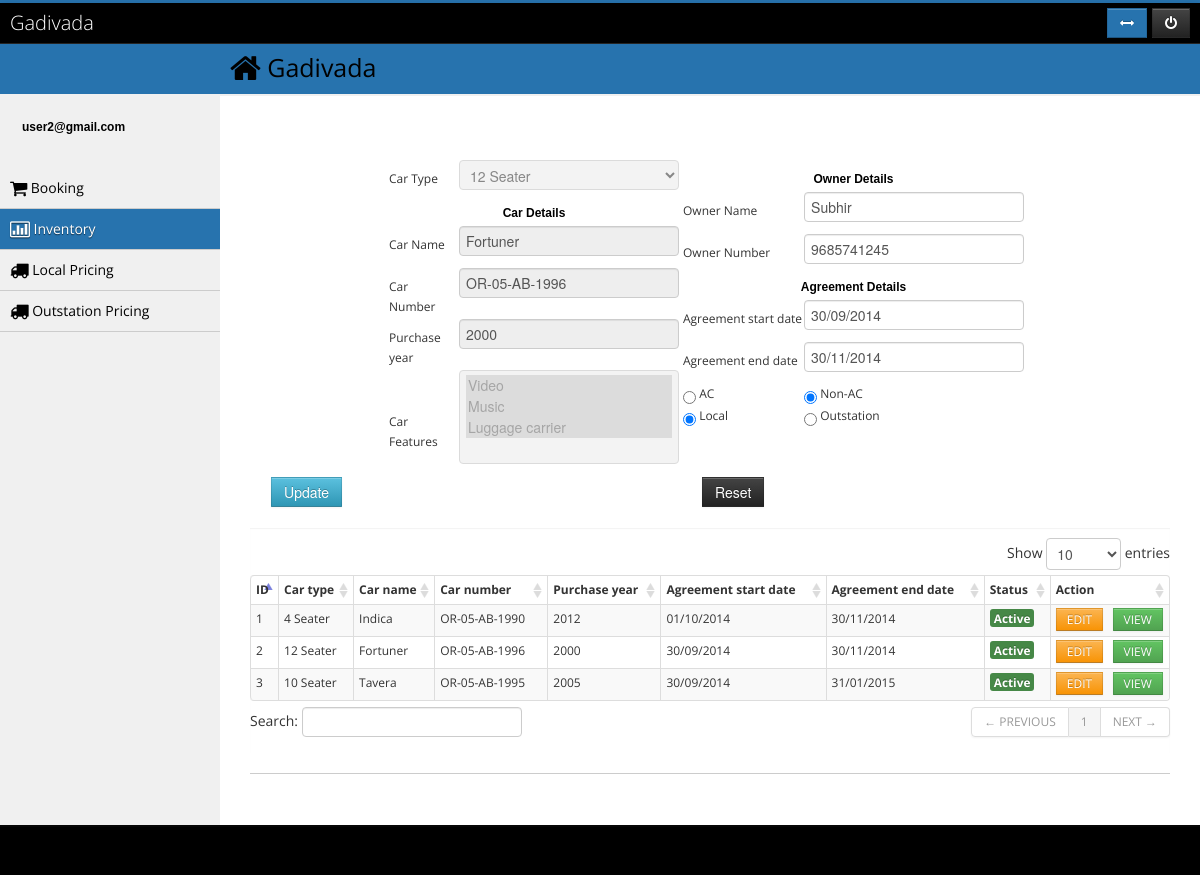
The page /inventory/edit/9 (signed in) on the database as committed earlier.
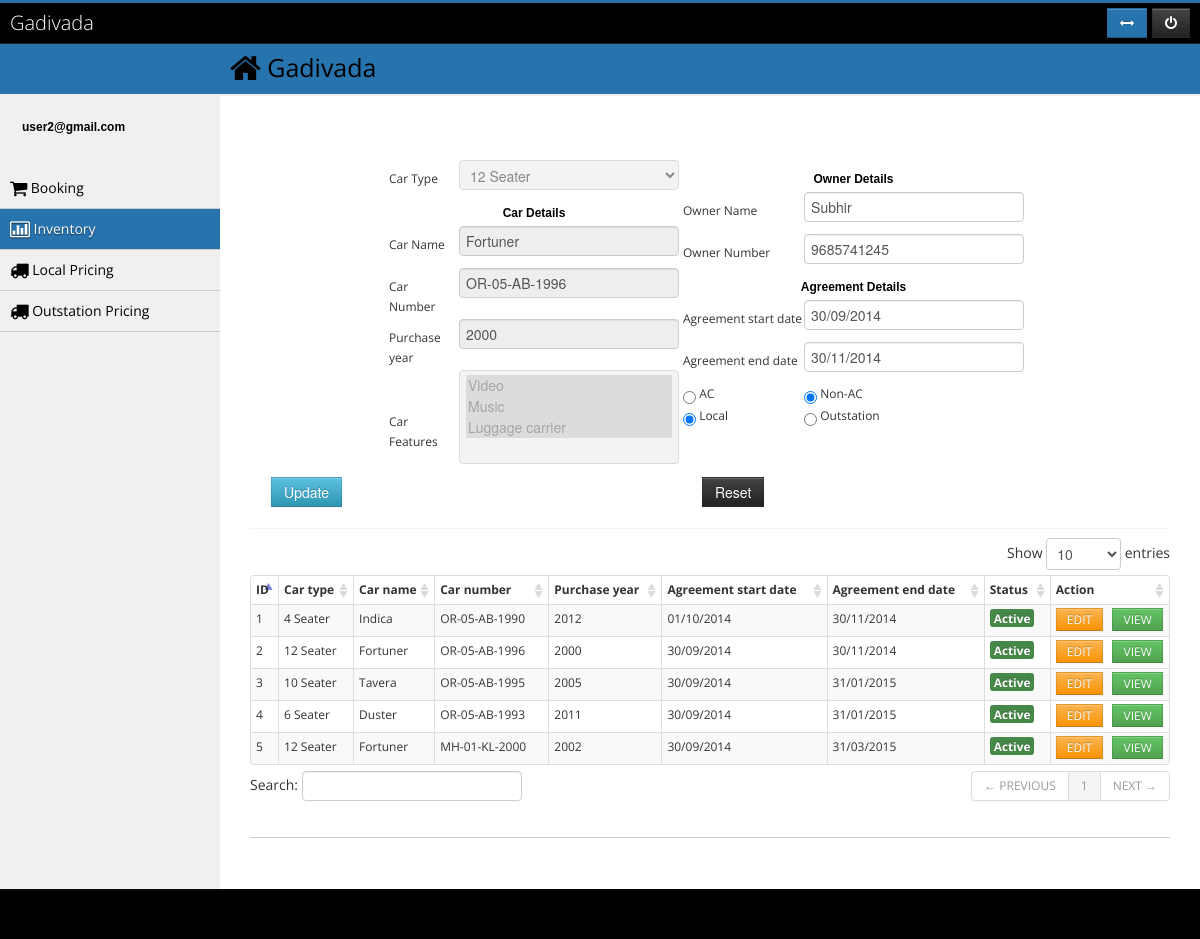
The same page on the database as committed later.
### tables this page shows
CREATE TABLE IF NOT EXISTS `inventory` (
  `ID` int(11) NOT NULL AUTO_INCREMENT,
  `AGENT_ID` int(11) NOT NULL,
  `CAR_TYPE` varchar(100) DEFAULT NULL,
  `CAR_NAME` varchar(100) DEFAULT NULL,
  `CAR_NUMBER` varchar(20) DEFAULT NULL,
  `PURCHASE_YEAR` varchar(20) DEFAULT NULL,
  `CAR_FEATURES` varchar(200) DEFAULT NULL,
  `OWNER_NAME` varchar(100) DEFAULT NULL,
  `OWNER_NUMBER` varchar(100) DEFAULT NULL,
  `AGREEMEST_START_DATE` varchar(50) DEFAULT NULL,
  `AGREEMEST_END_DATE` varchar(50) DEFAULT NULL,
  `AC` int(2) DEFAULT NULL,
  `NON_AC` int(2) DEFAULT NULL,
  `LOCAL` int(2) DEFAULT NULL,
  `OUTSTATION` int(2) DEFAULT NULL,
  `BOOKING_STATUS` bit(1) NOT NULL DEFAULT b'1',
  PRIMARY KEY (`ID`),
  KEY `FK_INVENTORY.AGENT_ID` (`AGENT_ID`)
);

CREATE TABLE IF NOT EXISTS `car_type` (
  `ID` int(11) NOT NULL AUTO_INCREMENT,
  `TYPE_NAME` varchar(100) DEFAULT NULL,
  PRIMARY KEY (`ID`)
);

CREATE TABLE IF NOT EXISTS `car_model` (
  `ID` int(11) NOT NULL AUTO_INCREMENT,
  `TYPE_ID` int(11) NOT NULL DEFAULT '0',
  `MODEL_NAME` varchar(100) NOT NULL,
  PRIMARY KEY (`ID`)
);

### application/controllers/inventory.php (called while the page is built, shortened)
<?php if ( ! defined('BASEPATH')) exit('No direct script access allowed');
class Inventory extends CI_Controller {
	public function __construct()
	{
		$this->load->model('admin_m');
		$this->load->model('city_m');
		$this->load->model('inventory_m');
		$this->load->model('car_type_m');
	}
	public function edit($id)
	{
		$data['edtyp'] = 'Update';
		$data['result'] = $this->inventory_m->get_all_data();
		$data['inventory'] = 'active';
		$data['feature'] = $this->admin_m->get_all_feature();
		$data['car_type'] = $this->car_type_m->get_all_car_type();
		$data['info'] = $this->inventory_m->get_inventory_details($id);
		$this->load->view('inventory',$data);
	}
}

### index.php (called while the page is built, shortened)
<?php
require_once BASEPATH.'core/CodeIgniter.php';

### application/models/inventory_m.php (called while the page is built, shortened)
<?php
Class Inventory_m extends CI_Model{
	function get_all_data()
	{
		$id = $this->session->userdata('id');
		$query = $this->db->query("SELECT DISTINCT inventory.*, IF(STR_TO_DATE(AGREEMEST_END_DATE, '%d/%m/%Y') < NOW(), TRUE, FALSE) AS ISEXPIRED,TYPE_NAME,MODEL_NAME FROM inventory
join car_type ON car_type.ID = inventory.CAR_TYPE
join car_model ON car_model.ID = inventory.CAR_NAME WHERE AGENT_ID = $id");
		return $query->result();
	}
	function get_inventory_details($id)
	{
		$AGENT_ID = $this->session->userdata('id');
			$query = $this->db->query("SELECT DISTINCT inventory.*,TYPE_NAME,MODEL_NAME FROM inventory
join car_type ON car_type.ID = inventory.CAR_TYPE
join car_model ON car_model.ID = inventory.CAR_NAME WHERE AGENT_ID = $AGENT_ID AND inventory.ID = $id ");
		return $query->row();
	}
}
?>

### application/views/inventory.php (the view, shortened to what the changed rows need)
<?php if(isset($edtyp))$butlabel = 'Update'; else $butlabel = 'Submit';
	   if($butlabel == 'Submit')$action ='add' ; else $action='update';?>
<?php
$id = 0;
$MODEL_NAME = '';
$CAR_NUMBER = '';
$PURCHASE_YEAR = '';
$OWNER_NAME = '';
$OWNER_NUMBER = '';
$AGREEMEST_START_DATE = '';
$AGREEMEST_END_DATE='';
$AC = 0;
$NON_AC = 0;
$LOCAL = 0;
$OUTSTATION = 0;
$car_model_id=0;
$readonly = '';
if(isset($info) && !empty($info))
{
	foreach($info as $in)
	{
		$id = $info->ID;
		$MODEL_NAME = $info->MODEL_NAME;
		$CAR_NUMBER = $info->CAR_NUMBER;
		$PURCHASE_YEAR = $info->PURCHASE_YEAR;
		$OWNER_NAME = $info->OWNER_NAME;
		$OWNER_NUMBER = $info->OWNER_NUMBER;
		$AGREEMEST_START_DATE = $info->AGREEMEST_START_DATE;
		$AGREEMEST_END_DATE = $info->AGREEMEST_END_DATE;
		$AC = $info->AC;
		$NON_AC = $info->NON_AC;
		$LOCAL = $info->LOCAL;
		$OUTSTATION = $info->OUTSTATION;
		$readonly = 'readonly';
	}
}?>
		<form name="inventory" id="inventory" method="POST" action="<?php echo base_url()?>inventory/show/<?php echo $action.'/'.$id; ?>">
			<table width="100%">
				<tr>																												<td style="padding-left: 15%">
						<table>
						<tr>
							<th colspan="2"><h5>Car Details</h5></th>
						</tr>
						<tr>
							<td>
							<?php if(isset($edtyp))
							{
								echo "<input type='text' readonly='true' value='".$MODEL_NAME."'>";
							}
							else
							{
								$js ='id="car_name" '.$readonly.' ';
								echo form_dropdown('car_name',array(0=>'--'),$car_model_id,$js);
							}
							?>
							</td>
						</tr>
						<tr>
							<td><input <?php echo $readonly ?>  required type="text" value="<?php echo $CAR_NUMBER ?>"
							name="car_no"  maxlength="20"/></td>
						</tr>
						<tr>
							<td><input <?php echo $readonly ?> required type="text" value="<?php echo $PURCHASE_YEAR?>"
							name="year"  maxlength="4"/></td>
						</tr>
					</table>
					</td>
					<td>
						<table>
						<tr>
							<th colspan="2"><h5>Owner Details</h5></th>
						</tr>
						<tr>
							<td><input type="text" required name="owner_name" value="<?php echo $OWNER_NAME?>"
							maxlength="30"/></td>
						</tr>
						<tr>
							<td><input type="text" required name="owner_no" value="<?php echo $OWNER_NUMBER?>"
							 maxlength="12"/></td>
						</tr>
						<tr>
							<th colspan="2"><h5>Agreement Details</h5></th>
						</tr>
						<tr>
							<td>
							<input type="text" name="agg_start" required value="<?php echo $AGREEMEST_START_DATE?>" id="start"/>
							</td>
						</tr>
						<tr>
							<td>
							<input type="text" name="agg_end" required value="<?php echo $AGREEMEST_END_DATE?>" id="end"/>
							</td>
						</tr>
						<tr>
							<td><input required <?php if($AC == '1') echo 'checked= "checked"'?> type="radio"
								name="ac_nonac" value="1"/> AC</td>
							<td><input <?php if($NON_AC == '1') echo 'checked= "checked"'?> type="radio"
							name="ac_nonac" value="0"/> Non-AC</td>
						</tr>
						<tr>
							<td><input required <?php if($LOCAL == '1') echo 'checked= "checked"'?>  type="radio"
								 name="local_out" value="1"/> Local</td>
							<td><input <?php if($OUTSTATION == '1') echo 'checked= "checked"'?> type="radio"
								name="local_out" value="0"/> Outstation</td>
						</tr>
					</table>
					</td>
				</tr>
			</table>
		</form>
		<div id="collapse4" class="body">
		<table id="dataTable" class="table table-bordered table-condensed table-hover table-striped">
			<thead>
				<tr>
					<th>ID</th>
					<th>Car type</th>
					<th>Car name</th>
					<th>Car number</th>
					<th>Purchase year</th>
					<th>Agreement start date</th>
					<th>Agreement end date</th>
					<th>Status</th>
					<th width="13%">Action</th>
				</tr>
			</thead>
			<tbody>
			<?php $numbers = 1;
			foreach($result as $row){?>
				<TR>
				<td><?php echo $numbers;?></td>
				<td><?php echo $row->TYPE_NAME ?></td>
				<td><?php echo $row->MODEL_NAME ?></td>
				<td><?php echo $row->CAR_NUMBER ?></td>
				<td><?php echo $row->PURCHASE_YEAR ?></td>
				<td><?php echo $row->AGREEMEST_START_DATE ?></td>
				<td><?php echo $row->AGREEMEST_END_DATE ?></td>
				<td>
				<?php
				if($row->ISEXPIRED == '0')
				echo '<label class="label label-success">Active</label>';
				else
				echo '<label class="label label-danger">Inactive</label>';
				?>
				</td>
				<td><a href="<?php echo base_url().'inventory/edit/'.$row->ID ?>"
					class="btn btn-warning btn-small">Edit</a>&nbsp;&nbsp;
					<a class="btn btn-success btn-small"
						href="javascript:void(0)" onclick="viewdetails(<?php echo $row->ID ?>);"> View</a>
				</td>
				<?php $numbers++ ; ?>
				</tr>
			<?php } ?>
			</tbody>
		</table>
		</div>

Rows that differ between the two databases and show on the page:
added inventory: car_type.TYPE_NAME "6 Seater", car_model.MODEL_NAME "Duster", CAR_NUMBER "OR-05-AB-1993", PURCHASE_YEAR "2011", AGREEMEST_START_DATE "30/09/2014", AGREEMEST_END_DATE "31/01/2015"
added inventory: car_type.TYPE_NAME "12 Seater", car_model.MODEL_NAME "Fortuner", CAR_NUMBER "MH-01-KL-2000", PURCHASE_YEAR "2002", AGREEMEST_START_DATE "30/09/2014", AGREEMEST_END_DATE "31/03/2015"
